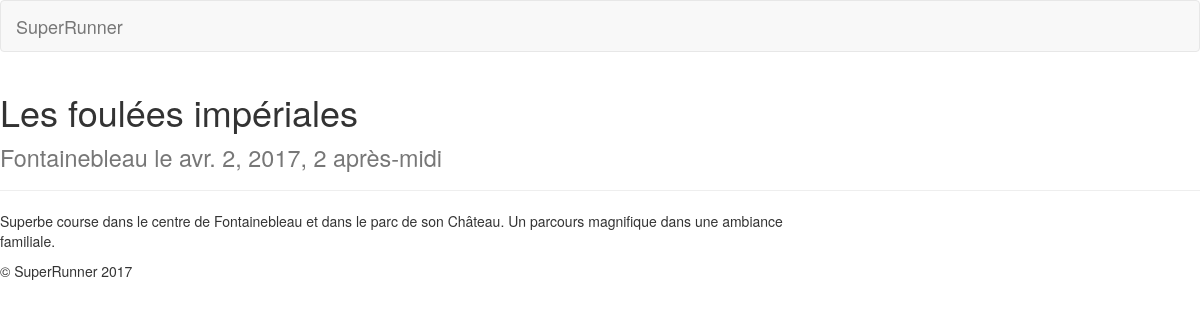
The page /content/race/1 on the database as committed earlier.
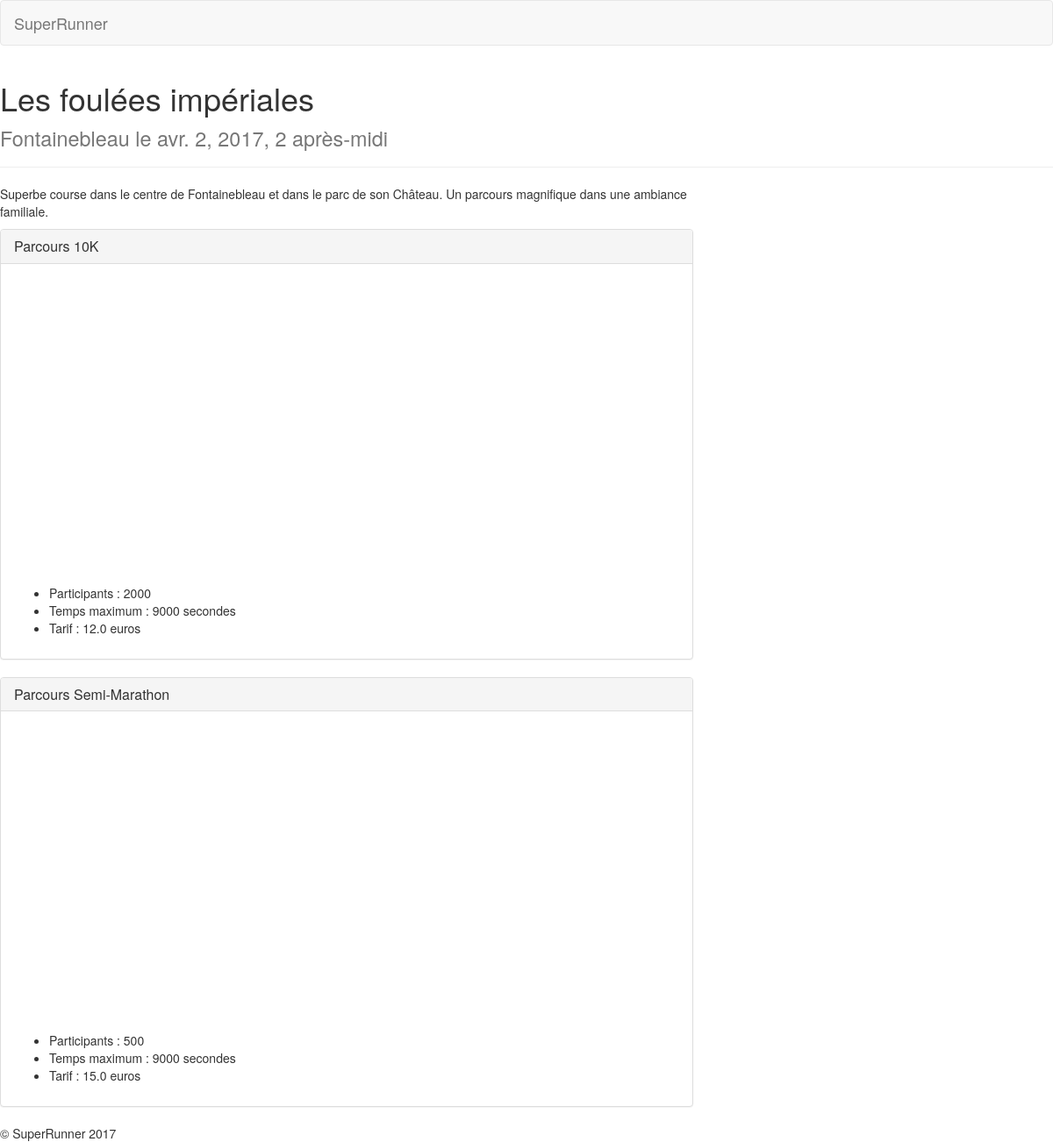
The same page on the database as committed later.
### content/models.py (models this page shows, shortened)
class Route(models.Model):
	distance_meter = models.IntegerField()
	max_runner_number = models.IntegerField()
	max_time = models.IntegerField()
	price = models.FloatField()
	race = models.ForeignKey('Race')
	path_url = models.URLField(max_length=1000)
	date_start = models.DateTimeField(auto_now_add=False, auto_now=False)

### content/views.py (the view)
# urls.py: url(r'race/(?P<id_race>[0-9]*)$', views.race, name='race'),
def race(request,id_race=1):
	race = Race.objects.filter(id=id_race)[0]
	routes = race.route_set.all()
	return render(request, 'content/race.html', {'race': race, 'routes':routes})

### content/templatetags/helpers_content.py (called while the page is built)
@register.filter
def get_race_name(value):
	switcher = {
        21097: "Semi-Marathon",
        42195: "Marathon",
    }
	return switcher.get(value, str(round(value/1000))+"K")

### content/templates/content/race.html (shortened to what this page needs)
{% extends "base.html" %}
{% load helpers_content %}
{% block content %}
<div class="page-header">
	<h1>{{ race.name }}<br/><small>{{ race.city }} le {{ race.date_start }}</small></h1>
</div>
<div class="row">
	<div class="col-sm-6 col-md-8">
		<p>{{ race.description }}</p>
		{% for route in routes %}
		<div class="panel panel-default">
			<div class="panel-heading">
				<h3 class="panel-title">Parcours {{ route.distance_meter|get_race_name }}</h3>
			</div>
			<div class="panel-body">
				{% include "content/includes/map/mapHtml.html" with route=route%}
				<ul>
					<li>Participants : {{ route.max_runner_number }} </li>
					<li>Temps maximum : {{ route.max_time }} secondes</li>
					<li>Tarif : {{ route.price }} euros</li>
				</ul>
			</div>
		</div>
		{% endfor %}
	</div>
</div>
{% endblock %}

Rows that differ between the two databases and show on the page:
added Route: distance_meter|get_race_name "10K", max_runner_number "2000", max_time "9000", price "12.0"
added Route: distance_meter|get_race_name "Semi-Marathon", max_runner_number "500", max_time "9000", price "15.0"
